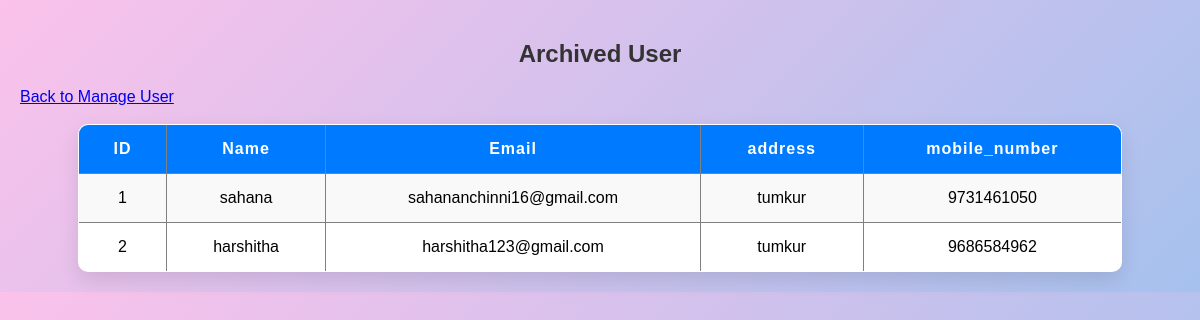
Page /old_user.php on the committed database.
### tables this page shows
CREATE TABLE `user` (
  `id` int(11) NOT NULL,
  `name` varchar(100) NOT NULL,
  `address` text NOT NULL,
  `mobile_number` varchar(15) NOT NULL,
  `email` varchar(100) NOT NULL
);

### old_user.php (the view, shortened to what this page needs)
<?php
require 'db_connect.php';
$sql="SELECT * FROM user ";
$result = $conn->query($sql);
?>
<!DOCTYPE html>
<html>
<head>
</head>
<body>
<h2>Archived User</h2>
<a href="manage_user.php">Back to Manage User</a><br><br>
<table border="1" cellpadding="8">
    <tr>
        <th>ID</th><th>Name</th><th>Email</th><th>address</th><th>mobile_number</th>
    </tr>
    <?php while ($row = $result->fetch_assoc()) { ?>
    <tr>
        <td><?= $row['id'] ?></td>
        <td><?= htmlspecialchars($row['name']) ?></td>
        <td><?= htmlspecialchars($row['email']) ?></td>
		<td><?= htmlspecialchars($row['address']) ?></td>
		  <td><?= htmlspecialchars($row['mobile_number']) ?></td>
    </tr>
    <?php } ?>
</table>
</body>
</html>

### old_user.php (style rules this page uses)
body { font-family: 'Poppins', sans-serif; background: linear-gradient(135deg, #fbc2eb, #a6c1ee 100%); margin: 0; padding: 20px; }
h2 { text-align: center; color: #333; margin-bottom: 20px; }
table { width: 90%; margin: auto; border-collapse: collapse; background: white; border-radius: 10px; overflow: hidden; box-shadow: 0 8px 20px rgba(0, 0, 0, 0.1); }
th, td { padding: 15px 20px; text-align: center; }
th { background-color: #007bff; color: white; font-weight: bold; letter-spacing: 1px; }
tr:nth-child(even) { background-color: #f9f9f9; }

### rows in the picture
user: id "1", name "sahana", email "sahananchinni16@gmail.com", address "tumkur", mobile_number "9731461050"
user: id "2", name "harshitha", email "harshitha123@gmail.com", address "tumkur", mobile_number "9686584962"
